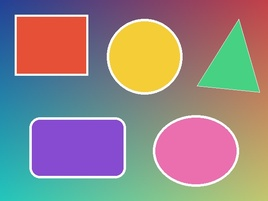
#> input picture HSI_Filter_Practical/input/input.jpg, 268 x 201 px, shrunk from 640 x 480 before the run
$ python hsi_filters.py
#> lines starting #> are read from the running program, lines starting #| are printed output that depends on the picture; after the words box and inside, x2 and y2 are one past the last pixel; in counts of white or black regions, pixels touching at a corner belong together

import cv2
import numpy as np
import matplotlib.pyplot as plt
from pathlib import Path
from scipy.ndimage import (
    minimum_filter, maximum_filter, median_filter,
    uniform_filter, convolve, gaussian_filter
)

# Resolve folders relative to this script, so it runs from VS Code
ROOT = Path(__file__).resolve().parent
INPUT_PATH = ROOT / "input" / "input.jpg"
OUTPUT_DIR = ROOT / "output"
OUTPUT_DIR.mkdir(exist_ok=True)

# 1. Read image and convert BGR -> RGB
img_bgr = cv2.imread(str(INPUT_PATH))
#> img_bgr is the input picture: shape (201, 268, 3); mean B, G, R 134.8, 134.9, 149.6
if img_bgr is None:
    raise FileNotFoundError(
        f"Could not read {INPUT_PATH}. Put your colour image at input/input.jpg"
    )

img = cv2.cvtColor(img_bgr, cv2.COLOR_BGR2RGB).astype(np.float32) / 255.0


# 2. RGB to HSI conversion
def rgb_to_hsi(image):
    r, g, b = image[..., 0], image[..., 1], image[..., 2]

    numerator = 0.5 * ((r - g) + (r - b))
    denominator = np.sqrt((r - g)**2 + (r - b) * (g - b))
    theta = np.arccos(np.clip(numerator / (denominator + 1e-8), -1, 1))

    hue = np.where(b <= g, theta, 2 * np.pi - theta) / (2 * np.pi)
    minimum = np.minimum(np.minimum(r, g), b)
    saturation = 1 - (3 * minimum / (r + g + b + 1e-8))
    intensity = (r + g + b) / 3

    black = (r + g + b) == 0
#> black: shape (201, 268) bool; every value is 0
    hue = np.where(black, 0, hue)
    saturation = np.where(black, 0, saturation)

    return np.stack((hue, np.clip(saturation, 0, 1),
                     np.clip(intensity, 0, 1)), axis=-1)


# 3. HSI to RGB conversion
def hsi_to_rgb(hsi):
    h = hsi[..., 0] * 2 * np.pi
    s = np.clip(hsi[..., 1], 0, 1)
    i = np.clip(hsi[..., 2], 0, 1)

    r = np.zeros_like(h)
    g = np.zeros_like(h)
    b = np.zeros_like(h)

    # Sector 1: 0 <= H < 120 degrees
    mask = h < 2 * np.pi / 3
    hm = h[mask]
    b[mask] = i[mask] * (1 - s[mask])
    r[mask] = i[mask] * (
        1 + s[mask] * np.cos(hm) /
        (np.cos(np.pi / 3 - hm) + 1e-8)
    )
    g[mask] = 3 * i[mask] - r[mask] - b[mask]

    # Sector 2: 120 <= H < 240 degrees
    mask = (h >= 2 * np.pi / 3) & (h < 4 * np.pi / 3)
    hm = h[mask] - 2 * np.pi / 3
    r[mask] = i[mask] * (1 - s[mask])
    g[mask] = i[mask] * (
        1 + s[mask] * np.cos(hm) /
        (np.cos(np.pi / 3 - hm) + 1e-8)
    )
    b[mask] = 3 * i[mask] - r[mask] - g[mask]

    # Sector 3: 240 <= H < 360 degrees
    mask = h >= 4 * np.pi / 3
    hm = h[mask] - 4 * np.pi / 3
    g[mask] = i[mask] * (1 - s[mask])
    b[mask] = i[mask] * (
        1 + s[mask] * np.cos(hm) /
        (np.cos(np.pi / 3 - hm) + 1e-8)
    )
    r[mask] = 3 * i[mask] - g[mask] - b[mask]

    return np.clip(np.stack((r, g, b), axis=-1), 0, 1)


# 4. Apply a spatial filter separately to H, S and I channels
def apply_filter(hsi_image, filter_function):
    output = np.empty_like(hsi_image)
    for channel in range(3):
        output[..., channel] = filter_function(hsi_image[..., channel])
    return output


hsi = rgb_to_hsi(img)


# 5. Apply six filters using a 3x3 neighbourhood
filtered_hsi = {
    "Minimum": apply_filter(hsi, lambda x: minimum_filter(x, size=3)),
    "Median": apply_filter(hsi, lambda x: median_filter(x, size=3)),
    "Maximum": apply_filter(hsi, lambda x: maximum_filter(x, size=3)),
    "Averaging": apply_filter(hsi, lambda x: uniform_filter(x, size=3)),
}
#> in apply_filter (call 2), `output = np.empty_like(hsi_image)`: output: shape (201, 268, 3) float32; 0.12% of the values are NaN or infinite; the others: min -2.55e+38, max 2.98e+38, mean nan
#> after the loop in apply_filter (call 4), `for channel in range(3):`:
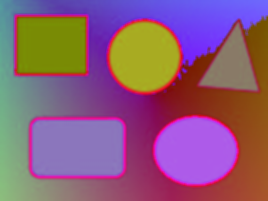
#> output: shape (201, 268, 3) float32; mean B, G, R 0.471, 0.364, 0.548

weighted_kernel = np.array([
    [1, 2, 1],
    [2, 4, 2],
    [1, 2, 1]
], dtype=np.float32) / 16.0

filtered_hsi["Weighted_Average"] = apply_filter(
    hsi, lambda x: convolve(x, weighted_kernel, mode="reflect")
)

filtered_hsi["Gaussian"] = apply_filter(
    hsi, lambda x: gaussian_filter(x, sigma=1.0, mode="reflect")
)


# 6. Apply Sobel Operator and Laplacian Filter on Intensity Channel

# Extract Intensity channel from HSI
intensity = hsi[..., 2]

# Sobel Operator
sobel_x = np.array([
    [-1, 0, 1],
    [-2, 0, 2],
    [-1, 0, 1]
], dtype=np.float32)

sobel_y = np.array([
    [-1, -2, -1],
    [ 0,  0,  0],
    [ 1,  2,  1]
], dtype=np.float32)

# Apply Sobel in X and Y directions
gx = convolve(intensity, sobel_x, mode="reflect")
gy = convolve(intensity, sobel_y, mode="reflect")

# Calculate gradient magnitude
sobel_result = np.sqrt(gx**2 + gy**2)

# Normalize Sobel result
sobel_result = sobel_result / (sobel_result.max() + 1e-8)


# Laplacian Filter
laplacian_kernel = np.array([
    [ 0, -1,  0],
    [-1,  4, -1],
    [ 0, -1,  0]
], dtype=np.float32)

# Apply Laplacian operator
laplacian_result = convolve(
    intensity, laplacian_kernel, mode="reflect"
)

# Take absolute values and normalize
laplacian_result = np.abs(laplacian_result)
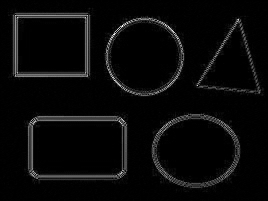
#> laplacian_result: shape (201, 268) float32; min 0, max 0.997, mean 0.0387
laplacian_result = laplacian_result / (
    laplacian_result.max() + 1e-8
)


# 7. Convert filtered images back to RGB
rgb_results = {"Original": img}

for name, filtered in filtered_hsi.items():
    rgb_results[name] = hsi_to_rgb(filtered)
#> this loop made 6 passes
#> name on passes 1 to 6: 'Minimum', 'Median', 'Maximum', 'Averaging', 'Weighted_Average', 'Gaussian'
#> pass 1, in hsi_to_rgb, `h = hsi[..., 0] * 2 * np.pi`:
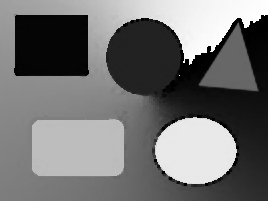
#> h: shape (201, 268) float32; min 0, max 6.27, mean 2.81; drawn with min black and max white
#> pass 1, in hsi_to_rgb, `s = np.clip(hsi[..., 1], 0, 1)`:
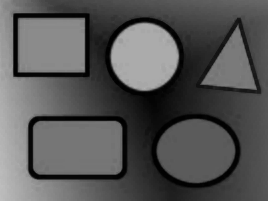
#> s: shape (201, 268) float32; min 0, max 0.743, mean 0.34
#> pass 1, in hsi_to_rgb, `i = np.clip(hsi[..., 2], 0, 1)`:
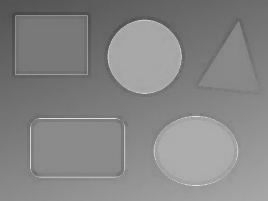
#> i: shape (201, 268) float32; min 0.281, max 0.885, mean 0.524
#> pass 1, in hsi_to_rgb, `mask = h < 2 * np.pi / 3`:
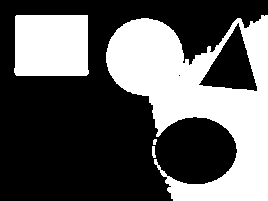
#> mask: shape (201, 268) bool; 36.9% white; 4 white regions, box (x1, y1, x2, y2) and area: (106, 15, 268, 201) 15373, (14, 15, 89, 76) 4459, (152, 146, 156, 158) 37, (153, 139, 157, 145) 20
#> after the loop, rgb_results = 7 items

# Convert Sobel and Laplacian results into grayscale RGB images
rgb_results["Sobel"] = np.stack(
    [sobel_result] * 3, axis=-1
)

rgb_results["Laplacian"] = np.stack(
    [laplacian_result] * 3, axis=-1
)


# 8. Save all individual filtered images
for name, result in rgb_results.items():
    out = (np.clip(result, 0, 1) * 255).astype(np.uint8)

    cv2.imwrite(
        str(OUTPUT_DIR / f"{name.lower()}.png"),
        cv2.cvtColor(out, cv2.COLOR_RGB2BGR)
    )
#> this loop made 9 passes


# 9. Create comparison table containing all 9 images

titles = [
    "Original Image",
    "Minimum Filter",
    "Median Filter",
    "Maximum Filter",
    "Averaging Filter",
    "Weighted Average Filter",
    "Gaussian Filter",
    "Sobel Operator",
    "Laplacian Filter"
]

keys = [
    "Original",
    "Minimum",
    "Median",
    "Maximum",
    "Averaging",
    "Weighted_Average",
    "Gaussian",
    "Sobel",
    "Laplacian"
]

# Create 3x3 comparison layout
fig, axes = plt.subplots(3, 3, figsize=(16, 12))

for ax, key, title in zip(axes.flat, keys, titles):
    ax.imshow(rgb_results[key])
    ax.set_title(title, fontsize=12)
    ax.axis("off")

fig.suptitle(
    "Spatial Filtering in HSI Colour Space",
    fontsize=18
)

fig.tight_layout()

# Save comparison figure
fig.savefig(
    OUTPUT_DIR / "all_filters_comparison.png",
    dpi=150,
    bbox_inches="tight"
)
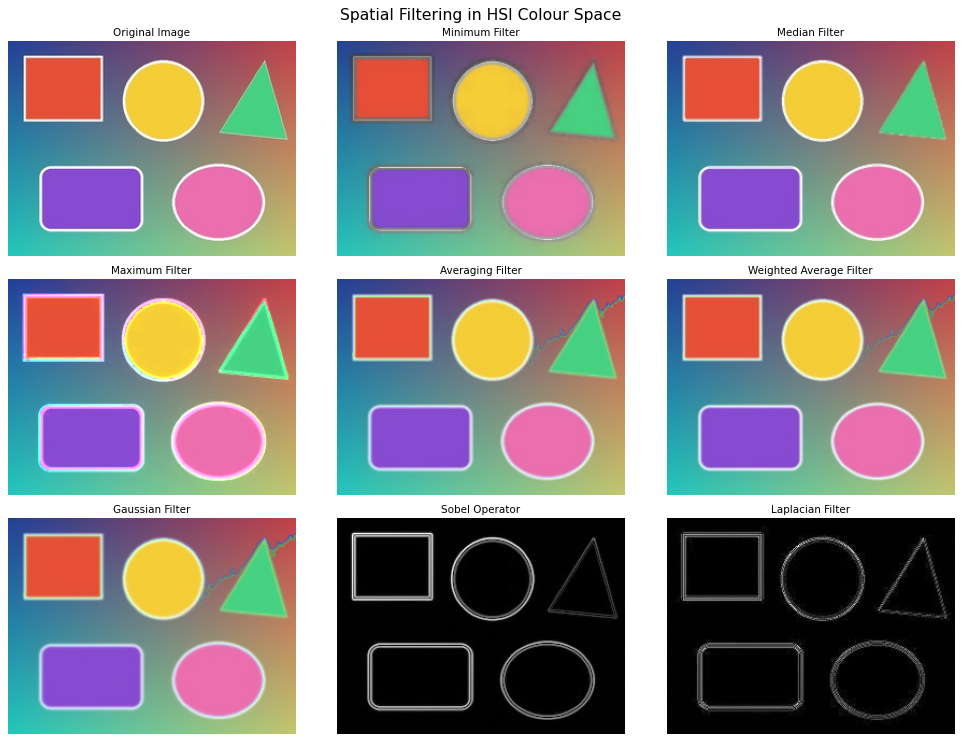
#> figure drawn by matplotlib, 9 panels; B, G, R data is drawn as R, G, B

plt.show()


print("Done! All 8 filters have been applied successfully.")
print("Original and filtered images are saved in the output folder.")
print("Comparison table contains all 9 images.")
